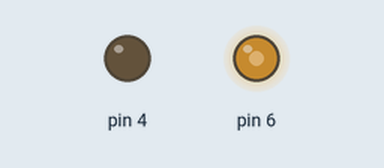
Recording of a sketch running on a simulated Arduino Uno, built with avr-gcc and run on an emulated ATmega328P. On the bench: output pins drawn as LEDs (lit = HIGH). What the sketch prints to the serial monitor is not drawn.

Above: at 0.1 s.
Timing chart, 0 to 1.6 s (numbered marks = the images above):
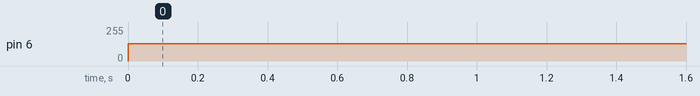

Measured:
- by itself, pin 6: 0/255 → 128/255 at 0.00 s

The sketch:

atmega328p_i2s_test.ino
```cpp
#include <avr/io.h>
#include "delay_in_cycles.hpp"
#include "i2s_driver.hpp"
#include "wave_generators.hpp"


//    10 |
//              20 |
//                                  40 |
//                                                                          80 |


int main() {
  /*
   * Setting HALF_BIT_PERIOD to 5 results in a sampling rate of 50 kHz (good
   * enough for frequencies up to 25 kHz, well beyond the typical human ear
   * range).
   *
   * BUSY_EXTERNAL_CYCLES_BEFORE_FIRST_BUFFER_WRITE takes into account:
   * - the initialization of generator (3 cycles);
   * - generator.getFirstSample() (2 cycles);
   * - two constants for generating delays (2 cycles).
   */
  using MyDriver = I2SDriver<5, 7>;

  /*
   * The various constructors and function calls have been reordered to match the
   * actual machine code. Moving the initialization of generator and the call to
   * generator.getFirstSample() had no effect (probably because there are no side
   * effects involved, and the compiler chose to recycle some registers).
   */
  MyDriver driver;
  delayInCyclesWithNOP<
    driver.OTHER_EXTERNAL_DELAY_CYCLES_BEFORE_FIRST_BUFFER_WRITE
  >();
  SquareWaveGenerator<MyDriver::FRAME_PERIOD> generator(440, 16);
  int16_t sample = generator.getFirstSample();
  for (;;) {
    driver.sendSample(sample);
    delayInCyclesWithLoop<driver.SAMPLE_PERIOD - driver.SEND_SAMPLE_DURATION>();
    driver.sendSample(sample);
    delayInCyclesWithLoop<
      driver.SAMPLE_PERIOD
      - driver.SEND_SAMPLE_DURATION
      - generator.GET_NEXT_SAMPLE_DURATION
    >();
    sample = generator.getNextSample();
  }
  return 0;
}
```

delay_in_cycles.hpp
```cpp
#pragma once

/*
 * When writing programs which require perfectly timed operations, we usually
 * need to generate clock-accurate delays. This header provides a template
 * function which does just that, delayInCycles().
 */

#include <util/delay_basic.h>
#include "type_traits_clone.hpp"


/**
 * Template function which does nothing for exactly T CPU cycles.
 *
 * Only template parameter: T, the number of cycles needed for the generated
 * function to compete.
 *
 * Generated functions have no arguments.
 *
 * The delay is achieved by placing exactly T nop instructions. There are no
 * loops or computations involved, so the compiler doesn't need to store any
 * constant for instances of this template function. This is useful when we
 * don't want the program to waste more instructions, registers or the RAM
 * itself.
 *
 * However, instances which generate considerable delays will make the final
 * executable larger, so usage of this template function should be limited to
 * short delays.
 *
 * Some technical considerations.
 *
 * Usually there's no need to generate the same exact delay in multiple pieces
 * of code, which means there will hardly be a generated function "shared"
 * between multiple sites. This helps with the inlining requirement.
 *
 * _NOP() macros cannot be optimized out, as their only assembly instruction
 * has been annotated as volatile.
 *
 * If T == 0, an empty function will be generated, which simply produces no
 * delay. I felt this might be useful in contexts where the parameter value is
 * the result of an expression which involves other constants. If one of these
 * constants (which could represent some external delay) is changed every now
 * and then, this could potentially cause T to be set to 0, without the
 * developer even realizing it. A delay of 0 cycles is perfectly acceptable.
 *
 * Of course, a negative delay doesn't make sense, which is why T was declared
 * as unsigned.
 */
template<uint16_t T>
inline void delayInCyclesWithNOP() {
  if (T) {
    delayInCyclesWithNOP<T / 2>();
    delayInCyclesWithNOP<T / 2>();
    if (T % 2) {
      _NOP();
    }
  }
}


/**
 * Template function which does nothing for exactly T CPU cycles.
 *
 * Only template parameter: T, the number of cycles needed for the generated
 * function to compete.
 *
 * Generated functions have no arguments.
 *
 * This template function works in a different way than delayInCyclesWithNOP().
 * It makes use of two other functions, _delay_loop_1(n) and _delay_loop_2(n).
 * These are forced assembly loops which take an argument n and (usually)
 * generate a delay of X * n cycles, where X is an integer which depends on the
 * value of N, as will be explained later. An additional number of nop
 * instructions may be added right after these loops, in order to cover the
 * remaining T - X * n delay cycles needed.
 *
 * Since loops are being used, generated functions can be rather short in terms
 * of CPU instructions, while still being able to generate as many delay cycles
 * as needed.
 *
 * However, since _delay_loop_1(n) and _delay_loop_2(n) need to be invoked with
 * a constant value, the compiler needs to store that constant somewhere, and
 * usually this is accomplished by storing it in a register (especially when
 * delayInCycles<T>() is used inside a loop). Storing that constant in a
 * register requires an additional instruction, whose placement is not easily
 * predictable and makes cycle counting harder. Because of this,
 * delayInCyclesWithNOP<T>() may be desired sometimes, especially for short
 * delays.
 *
 * Some technical considerations.
 *
 * Both forced delay loops (usually) consist of 3 assembly instructions: the
 * first one for copying the argument n inside a variable, the second one for
 * decrementing said variable, and the last one for jumping back to the second
 * instruction, unless the variable is 0. The only difference between the two
 * functions is the range of n: _delay_loop_1(n) needs a byte, while
 * _delay_loop_2(n) needs a short. Thus, the former will be used for shorter
 * delays, while the latter will be used in every other case.
 *
 * _delay_loop_1(n) is usually compiled using the instructions mov, subi and
 * brne, and will spend CPU cycles like this:
 * - 1 cycle for initializing the looping variable (mov);
 * - 3 * (n - 1) cycles spent on the first n - 1 loop runs;
 *   - n - 1 cycles on subi;
 *   - 2 * (n - 1) cycles on brne (including the branch misprediction penalty);
 * - 2 cycles spent on the last loop run;
 *   - 1 cycle on subi;
 *   - 1 cycle on brne (no branch misprediction penalty).
 * The total number of cycles spent is (usually) 3 * n.
 *
 * Similarly, _delay_loop_2(n) is usually compiled using movw, sbiw, brne, and
 * will spend CPU cycles like this:
 * - 1 cycle for initializing the looping variable (movw);
 * - 4 * (n - 1) cycles spent on the first n - 1 loop runs;
 *   - 2 * (n - 1) cycles on sbiw;
 *   - 2 * (n - 1) cycles on brne (including the branch misprediction penalty);
 * - 3 cycles spent on the last loop run;
 *   - 2 cycles on sbiw;
 *   - 1 cycle on brne (no branch misprediction penalty).
 * The total number of cycles spent is (usually) 4 * n.
 *
 * Whenever a particular function is chosen, this template will invoke it
 * using T / X as an argument (e.g. _delay_loop_1(T / 3)). Since T is usually
 * not a multiple of X, the remaining delay cycles are generated by invoking
 * delayInCyclesWithNOP<T % X>() (which only uses nop instructions).
 *
 * The choice of using a particular function only depends on the value of T, and
 * this can be easily seen within the body of the template.
 *
 * It should be noted how many times the word "usually" has been used. In fact,
 * generated functions work as intended when the following requirements are met:
 * - the compiler always inlines the functions;
 * - for n strictly positive, running _delay_loop_1(n) takes exactly 3 * n
 *   cycles;
 * - for n strictly positive, running _delay_loop_2(n) takes exactly 4 * n
 *   cycles.
 * So far, when enabling optimization for space (-Os) and speed (-O3), all these
 * requirements have been met.
 *
 * Usually there's no need to generate the same exact delay in multiple pieces
 * of code, which means there will hardly be a generated function "shared"
 * between multiple sites. This helps with the inlining requirement.
 *
 * _NOP() macros cannot be optimized out, as their only assembly instruction
 * has been annotated as volatile.
 *
 * Some additional notes about particular values of T.
 *
 * 0 would produce an empty function, which simply produces no delay. I felt
 * this might be useful in contexts where the parameter value is the result of
 * an expression which involves other constants. If one of these constants
 * (which could represent some external delay) is changed every now and then,
 * this could potentially cause T to be set to 0, without the developer even
 * realizing it. A delay of 0 cycles is perfectly acceptable.
 *
 * Of course, a negative delay doesn't make sense, which is why T was declared
 * as unsigned.
 *
 * As soon as T reaches 3, generated functions start using _delay_loop_1(T / 3)
 * in combination of delayInCyclesWithNOP<T % 3>(). The reason _delay_loop_1(n)
 * is not used for lower values of T is because _delay_loop_1(0) doesn't run in
 * 0 cycles, but usually 3 * 256 cycles (not always, read below for more). In
 * fact, since the assembly instructions work like a do-while loop, at least one
 * iteration is executed, which causes an underflow and brings the variable from
 * 0 to 255.
 *
 * As soon as T reaches 3 * 256, generated functions ditch _delay_loop_1(n) in
 * favor of _delay_loop_2(n); the reason for this is interesting. If we did use
 * _delay_loop_1(n) with the value 3 * 256, the argument n would be 0 (the
 * result of casting 256 to an unsigned byte). Unfortunately, based on some
 * experiments, the compiler's output is less consistent in this scenario.
 * Sometimes it still generates the instructions mov, subi and brne, and it
 * takes exactly 3 * 256 cycles (because of the underflow explained above).
 * Other times, it omits the first mov instruction and recycles a register which
 * has just been zeroed, making the delay one CPU cycle shorter.
 */
template<uint16_t T>
inline void delayInCyclesWithLoop() {
  if (T < 3) {
    delayInCyclesWithNOP<T>();
  } else if (T < 3 * 256) {
    _delay_loop_1(T / 3);
    delayInCyclesWithNOP<T % 3>();
  } else {
    _delay_loop_2(T / 4);
    delayInCyclesWithNOP<T % 4>();
  }
}
```

type_traits_clone.hpp
```cpp
#pragma once

/*
 * Unfortunately, the AVR toolchain doesn't provide many standard C++ headers.
 * This header file is a replacement for <type_traits>, and it only provides the
 * template helpers enable_if and enable_if_t.
 *
 * Implementation copied-n-pasted from
 * https://en.cppreference.com/w/cpp/types/enable_if
 */

template<bool B, class T = void>
struct enable_if {};

template<class T>
struct enable_if<true, T> { typedef T type; };

template<bool B, class T = void>
using enable_if_t = typename enable_if<B,T>::type;
```

wave_generators.hpp
```cpp
#pragma once

#include "i2s_driver.hpp"
#include "type_traits_clone.hpp"


/**
 * Square wave generator with a duty cycle of 50%, which tries to be as precise
 * as possible while still using integer math.
 *
 * This is a basic explanation of the way it works. Internally, the generator
 * actually simulates a sawtooth signal, which increments by a fixed amount
 * every time a new sample is needed, and is wrapped inside a predefined range.
 * Using a sawtooth signal makes it easy to generate a square wave.
 *
 * An ideal algorithm to build a sawtooth generator could work like this:
 * - we assume to be capable of working with infinite precision floating point
 *   numbers (for the sake of simplicity and clarity);
 * - also, we assume the period between two audio samples (T_SAMPLE) is fixed
 *   (this is a real-world constraint we have to deal with);
 * - instead of storing directly the square wave's desired frequency (F_WAVE),
 *   we store the wave's period (T_WAVE = 1 / F_WAVE);
 * - an accumulator (T_ELAPSED) is first initialized with 0, and gets
 *   incremented by T_SAMPLE every time a new sample is requested; this way, we
 *   keep track of how many real-world seconds have passed;
 * - after T_ELAPSED is incremented, we check whether it's greater than, or
 *   equal to, T_WAVE (given that T_WAVE is usually not a perfect multiple of
 *   T_SAMPLE, we should expect T_ELAPSED to overshoot);
 * - if T_ELAPSED is greater than, or equal to, T_WAVE, we decrement the former
 *   by T_WAVE, in order to keep it within the range [0, T_WAVE) (we assume
 *   T_SAMPLE is much smaller than T_WAVE, so T_ELAPSED will never accidentally
 *   reach, or surpass, 2 * T_WAVE, and thus we don't need to perform the same
 *   check multiple times).
 * With this algorithm, the value of T_ELAPSED is a periodic snapshot of an
 * ideal sawtooth generator. Going from this to a square wave generator is easy:
 * we just need to compare T_ELAPSED against T_WAVE / 2, and if the former is
 * greater or equal we output a user-defined amplitude, otherwise we output its
 * opposite value. Of course, we could do this the other way around.
 *
 * Despite being an "ideal" algorithm, it still doesn't produce a clean square
 * wave, and that's because of the sampling rate not being (usually) a multiple
 * of the desired frequency.
 *
 * Another implementation would simply multiply the ideal square wave's period
 * by half the sampling rate and round the result (X), getting an approximation
 * of the square wave's period as a multiple of samples. Then, it would simply
 * loop X times and output 0, then loop X times and output the desired
 * amplitude, and so on. This has the advantage to produce a square wave with a
 * perfect 50% duty cycle, but at the cost of the frequency being slightly
 * different from what the end user expected. The "ideal" algorithm explained
 * above sacrifices the final signal quality in favor of an accurate frequency,
 * and the latter quality is desirable when using multiple instances of square
 * wave generators to produce chords.
 *
 * Back to the algorithm, we now need to turn this into actual code. The biggest
 * challenge is turning the infinite range floating point values into limited
 * range (possibly integer) values. Every value was obtained by some sort of
 * fraction, so, ideally, there would be one constant by which we would multiply
 * every single floating point value and turn them into whole numbers. After
 * some mathematical considerations, it turns out such a constant does exist:
 * F_CPU * F_WAVE.
 *
 * The entire algorithm can now be rewritten using integer math:
 * - instead of T_SAMPLE (which is FRAME_CYCLES / F_CPU), we're going to use
 *   FRAME_CYCLES / F_CPU * F_CPU * F_WAVE = FRAME_CYCLES * F_WAVE (and call it
 *   ticksIncrement);
 * - instead of T_WAVE (which is 1 / F_WAVE), we're going to store
 *   1 / F_WAVE * F_CPU * F_WAVE = F_CPU (and call it PERIOD_IN_TICKS);
 * - instead of T_WAVE / 2, we're going to use F_CPU / 2 (which will be a whole
 *   number, since F_CPU is usually a multiple of 1.000.000).
 *
 * Note: the idea behind the word "ticks" is that we're creating a new unit for
 * measuring time. Rather than measuring it in multiples of a CPU clock cycle,
 * we're using a smaller unit, a "tick", such that a clock cycle contains
 * exactly F_WAVE ticks.
 */
template<
  uint16_t FRAME_PERIOD_IN_CYCLES,
  enable_if_t<FRAME_PERIOD_IN_CYCLES, int> = 0
>
class SquareWaveGenerator {
private:
  static const uint32_t PERIOD_IN_TICKS = F_CPU;
  uint32_t ticksIncrement;
  uint32_t elapsedTicks;
  int16_t amplitude;

public:
  /**
   * The number of CPU cycles required to run getNextSample()
   */
  static constexpr uint8_t GET_NEXT_SAMPLE_DURATION = 25;

  SquareWaveGenerator(uint32_t frequency, int16_t amplitude) :
    ticksIncrement(FRAME_PERIOD_IN_CYCLES * frequency),
    elapsedTicks(0),
    amplitude(amplitude)
  {}

  int16_t getFirstSample() {
    return 0;
  }

  /*
   * Determining the number of cycles needed by getNextSample() inside main() is
   * not trivial. There are multiple sections:
     * - 6 (1st common part)
     * - 7 (1st branch)
     * - 6 (2nd common part)
     * - 6 (2nd branch)
   * - a section which is always run (6 cycles);
   * - the section which makes sure elapsedTicks doesn't exceed PERIOD_IN_TICKS
   *   (7 cycles);
   *   - this part includes an if-else, and during the first tests each branch
   *     took a different amount of cycles, which made it impossible to reliably
   *     count cycles; however, thanks to a forced delay, both branches now take
   *     the same number of cycles;
   * - a second section for comparing elapsedTicks to PERIOD_IN_TICKS / 2, which
   *   is always run (6 cycles);
   * - a section for returning either amplitude or -amplitude (6 cycles);
   *   - like the first if-else, a forced delay made sure both branches took the
   *     same number of cycles;
   *   - the machine code includes the jumps required to go back to the start of
   *     the infinite loop inside main().
   * The entire method takes 25 cycles.
   *
   * The section which makes sure elapsedTicks doesn't exceed PERIOD_IN_TICKS
   * deserves an in-depth discussion on some technical aspects.
   *
   * During previous revisions, there was no tmp variable, and the if was shaped
   * slightly different (delays omitted for simplicity):
   *   if (elapsedTicks >= PERIOD_IN_TICKS) {
   *     elapsedTicks -= PERIOD_IN_TICKS;
   *   }
   * Evaluating this condition required the compiler to perform a series of cp
   * and cpc instructions, and these essentially simulate a subtraction (in our
   * case elapsedTicks - PERIOD_IN_TICKS); the branching instruction only needs
   * to check against carry. Then, the code inside the if actually performs the
   * same subtraction again, except this time it's not simulated. However,
   * during some tests, I realized the compiler didn't figure this out and
   * performed both the comparison and the subtraction, which was a considerable
   * waste of CPU cycles. The tmp variable helps solving this problem. It stores
   * the result of the actual subtraction, but cast as a signed integer; this
   * way, the compiler suddenly realizes the branching instruction only needs to
   * check against carry (or just test tmp's most significant bit, which is what
   * it ended up doing).
   */
  int16_t getNextSample() {
    elapsedTicks += ticksIncrement;
    int32_t tmp = elapsedTicks - PERIOD_IN_TICKS;
    if (tmp >= 0) {
      delayInCyclesWithNOP<4>();
      elapsedTicks = tmp;
    }
    if (elapsedTicks >= PERIOD_IN_TICKS / 2) {
      return amplitude;
    } else {
      delayInCyclesWithNOP<1>();
      return -amplitude;
    }
  }
};
```

Source omitted: i2s_driver.hpp (12313 bytes)
